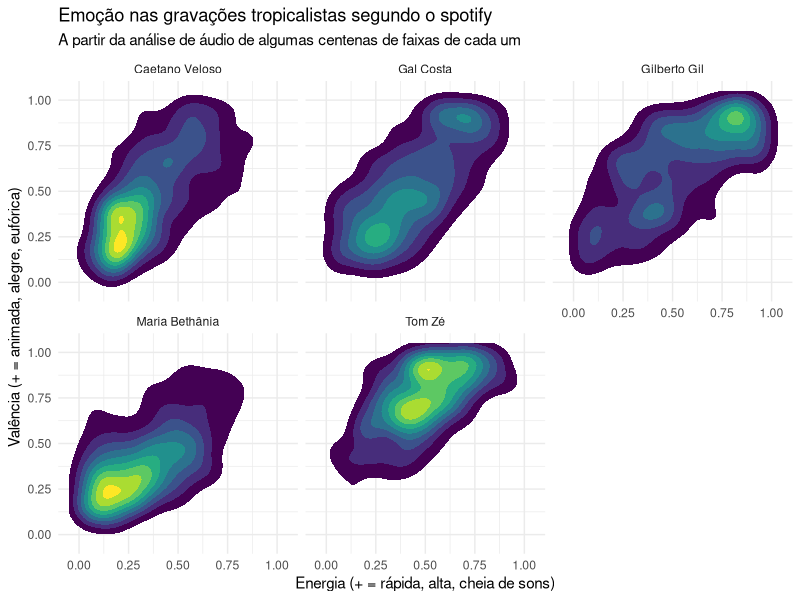

Recreate this plot in R.
## ---- chunk 1
library(tidyverse)
library(viridis)
library(here)
library(lubridate)
theme_set(theme_minimal())
## ---- chunk 2
tropicalistas = read_csv(here("data/tropicalistas.csv"))
## ---- chunk 3
tropicalistas %>% 
    arrange(album_release_date) %>% 
    ggplot(aes(x = energy, 
               group = artist,
               label = track_name,
               y = valence)) + 
    stat_density2d(aes(fill=..level..), geom="polygon", n = 100, h = .25) +
    scale_fill_viridis() +  # escalas de cores contínuas mais legíveis que as default
    # geom_density2d() + # ou o stat_density ou geom_density
    facet_wrap(~artist) + 
    scale_x_continuous(limits = c(-.05, 1.05)) + 
    scale_y_continuous(limits = c(-.05, 1.05)) + 
    theme(legend.position = "None") + 
    labs(title = "Emoção nas gravações tropicalistas segundo o spotify", 
         subtitle = "A partir da análise de áudio de algumas centenas de faixas de cada um", 
         x = "Energia (+ = rápida, alta, cheia de sons)", 
         y = "Valência (+ = animada, alegre, eufórica)")
